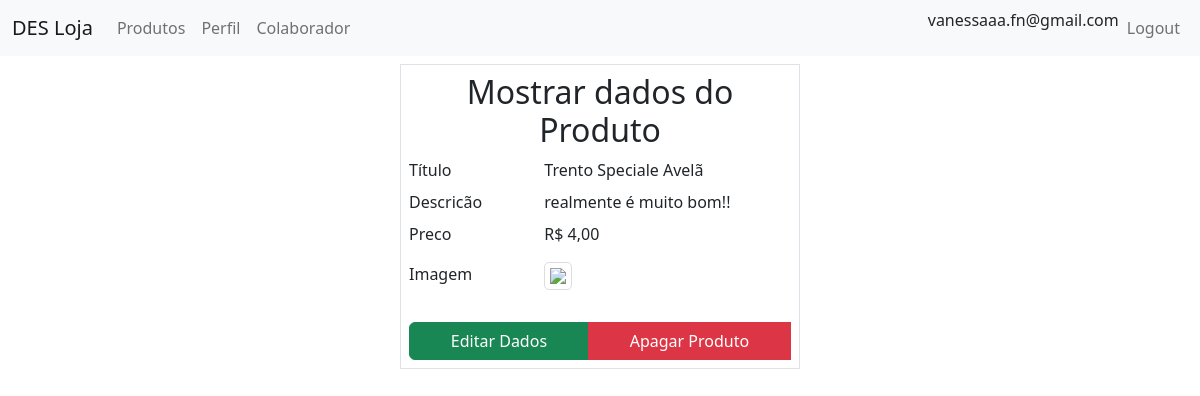
The app's page /produto.php?action=show&id=39 (signed in) with its own data.
### tables this page shows
CREATE TABLE `produto` (
  `id` int(11) NOT NULL AUTO_INCREMENT,
  `titulo` varchar(40) NOT NULL,
  `descricao` text NOT NULL,
  `preco` float NOT NULL,
  `imagem` varchar(100) DEFAULT NULL,
  PRIMARY KEY (`id`)
);

### produto_dao.php (called while the page is built, shortened)
<?php
function find(int $id) : array {
    $conn = get_connection();
    $sql = 'SELECT id, titulo, descricao, preco, imagem FROM produto WHERE id = ?';
    $stmt = $conn->prepare($sql);
    $stmt->bind_param("i", $id);
    $stmt->execute();
    $instance = [];
    $result = $stmt->get_result();
    if ($row = $result->fetch_assoc()) {
    $instance = $row;
    }
    return $instance;
    }
    ?>

### views/produto_show.php (the view, shortened to what this page needs)
<html>
<head>
</head>
<?php include 'import_css.php' ?>
<body>
    <?php include 'header.php' ?>
    <div class="container col-lg-4 col-md-6 col-sm-8 col-10 mt-2  border p-2 g-2">
        <?php if (isset($produto) && $produto) { ?>
            <h2 style="text-align: center">Mostrar dados do Produto</h2>
            <div class="row my-2">
                <div class="col-4 font-weight-bold">Título</div>
                <div class="col-8"><?= $produto['titulo'] ?></div>
            </div>
            <div class="row my-2">
                <div class="col-4 font-weight-bold">Descricão</div>
                <div class="col-8"><?= $produto['descricao'] ?></div>
            </div>
            <div class="row my-2">
                <div class="col-4 font-weight-bold">Preco</div>
                <div class="col-8">R$ <?= number_format($produto['preco'], 2, ',', '.')  ?></div>
            </div>
            <?php if (isset($produto['imagem'])) { ?>
                <div class="row my-3">
                    <div class="col-4 font-weight-bold">Imagem</div>
                    <div class="col-8">
                        <img onclick="onZoomIn()" class="imagem-produto" src="<?= $produto['imagem'] ?>">
                    </div>
                </div>
            <?php } ?>
            <div class="btn-group col-12 mt-3">
                <a class="btn btn-success" href="produto.php?action=edit&id=<?= $produto['id'] ?>">Editar Dados</a>
                <button class="btn btn-danger" onclick="onDelete(<?= $produto['id'] ?>)">Apagar Produto</button>
            </div>
            <?php include 'import_css.php' ?>
        <?php } else { ?>
            <div class="alert alert-info" role="alert">
                Nenhum produto para mostrar.
            </div>
        <?php } ?>
    </div>
</body>
</html>

### views/produto_show.php (style rules this page uses)
.imagem-produto { max-width: 300px; max-height: 300px; border: 1px solid #ddd; border-radius: 5px; padding: 5px; }

### records on screen
produto: titulo "Trento Speciale Avelã", descricao "realmente é muito bom!!", preco "4,00"

### other values on screen
$_SESSION['usuario']['email'] "vanessaaa.fn@gmail.com"
